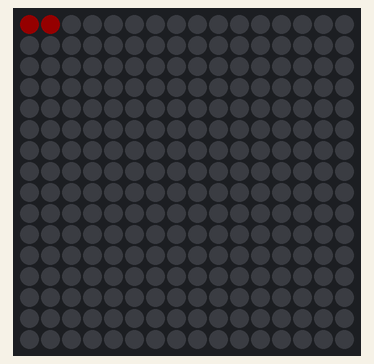
Simulated run of this sketch. Board: Arduino Uno, built with avr-gcc and run on an emulated ATmega328P. Shown: 16×16 RGB LED matrix (first LED top left, wired row by row). Dim RGB values are drawn brighter than linear.

Above: at 0.08 s.
At 2.13 s:
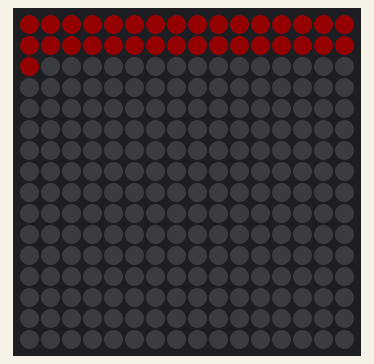
At 4.24 s:
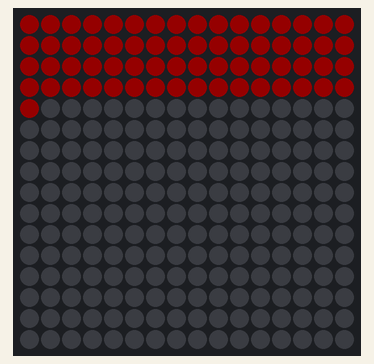
At 8.46 s:
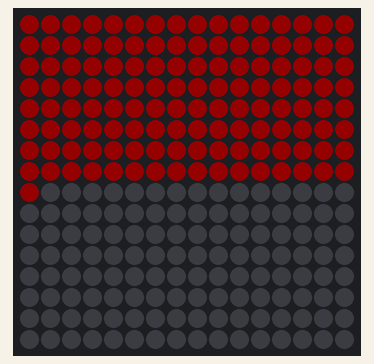
At 12.69 s:
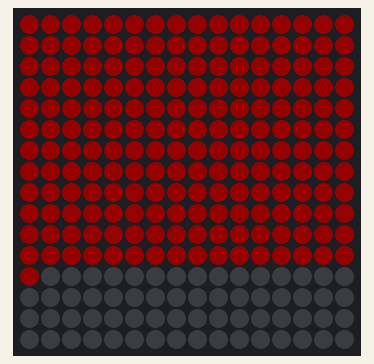
At 16.9 s:
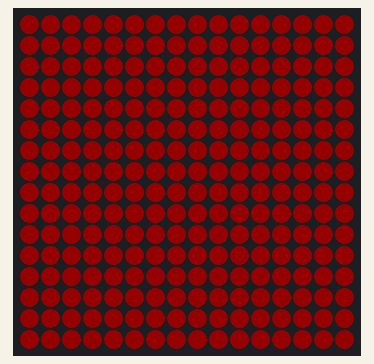

The sketch:

main.ino.ino
```cpp
#include <Adafruit_GFX.h>
#include <Adafruit_NeoMatrix.h>
#include <Adafruit_NeoPixel.h>
#include "RGB.h"

#define PIN 6


Adafruit_NeoMatrix matrix = Adafruit_NeoMatrix(16, 16, PIN,
  NEO_MATRIX_TOP     + NEO_MATRIX_LEFT +
  NEO_MATRIX_COLUMNS + NEO_MATRIX_ZIGZAG,
  NEO_GRB            + NEO_KHZ800);


void setup()
{
  matrix.begin();
  matrix.setBrightness(20);
  matrix.setTextColor( matrix.Color(255, 255, 255));
  matrix.setTextWrap(false);
}

void loop() {
  colorWipe(red, 50);
}

void colorWipe(RGB color, uint8_t wait) {
  for(uint16_t row=0; row < 16; row++) {
    for(uint16_t column=0; column < 16; column++) {
      matrix.drawPixel(column, row, matrix.Color(color.r, color.g, color.b));
      matrix.show();
      delay(wait);
    }
  }
}
```

RGB.h
```cpp
struct RGB {
  byte r;
  byte g;
  byte b;
};

RGB white = { 255, 255, 255 };
RGB red = { 255, 0, 0 };
RGB off = { 0, 0, 0 };
```
